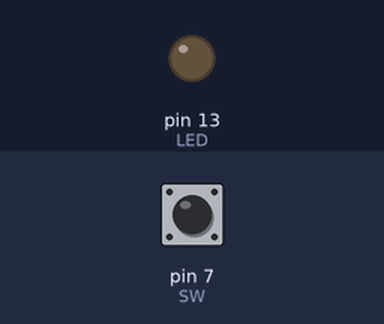
A sketch run on a simulated Arduino Uno, built with avr-gcc and run on an emulated ATmega328P. On the bench: output pins drawn as LEDs (lit = HIGH). The test bench sets the inputs (shaded band); at power-on: pin 7 (SW) LOW.

Above: at 1.2 s.
1.3 s: pin 7 (SW) pulled HIGH for 0.15 s
At 1.4 s:
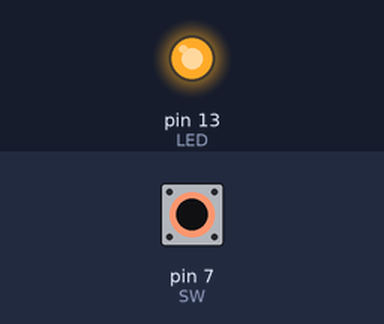
3.0 s: pin 7 (SW) pulled HIGH for 3.2 s
At 7.6 s:
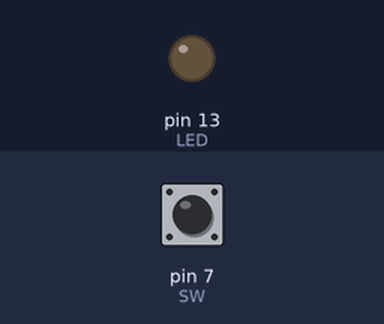
Timing chart, 0 to 9.1 s (numbered marks = the images above; inputs shaded):
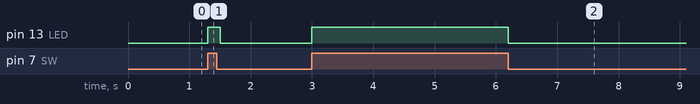

Measured:
- after the input at 1.3 s, pin 13 (LED): LOW → HIGH at once, → LOW 0.20 s later
- after the input at 3.0 s, pin 13 (LED): LOW → HIGH at once, → LOW 3.2 s later

The sketch:

led_switch.ino
```cpp
const int LED = 13;
const int SW = 7;
int sw_data = 0;

void setup() {
   Serial.begin(9600);
   pinMode(LED, OUTPUT);
   pinMode(SW, INPUT);
}

void loop() {
  // スイッチの値を取得
  sw_data = digitalRead(SW);
//  Serial.println(data);

  // スイッチの状態によってLED点灯/消灯切り替え
  if(sw_data == HIGH){
//    Serial.println("LED high...") ;
    digitalWrite(LED, HIGH);
  }else{
//    Serial.println("LED low...") ;
    digitalWrite(LED, LOW);
  }

  //ウェイト
  delay(100);
}
```
